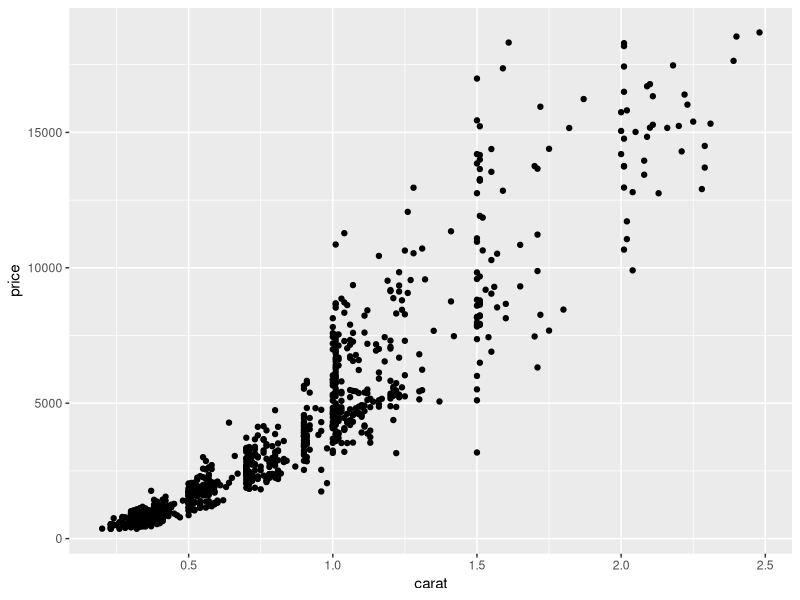
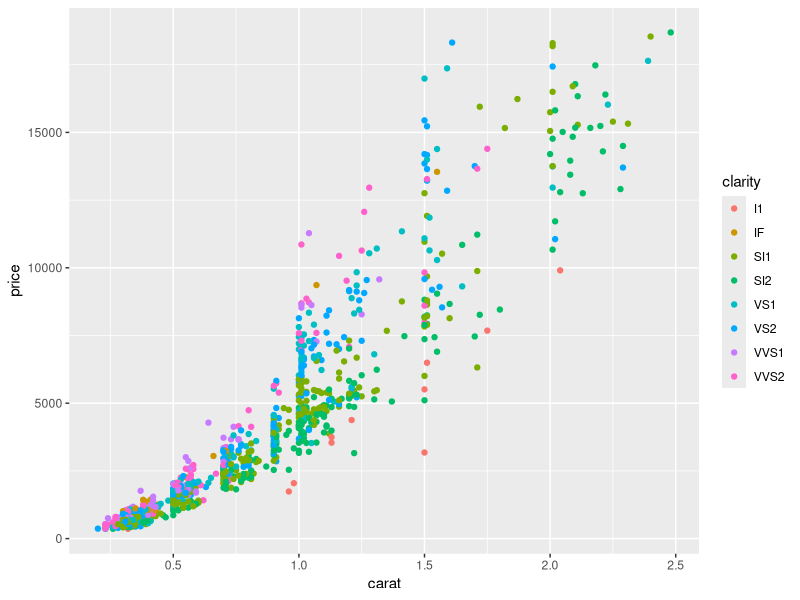
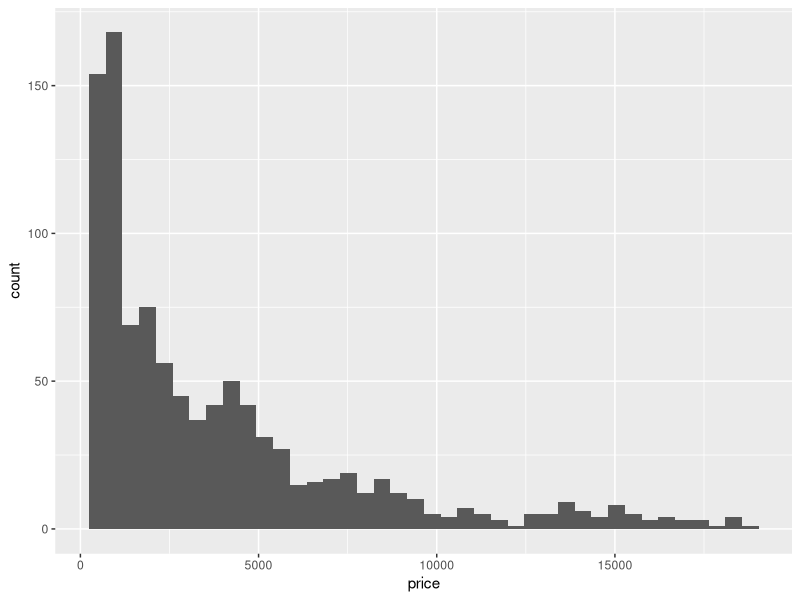
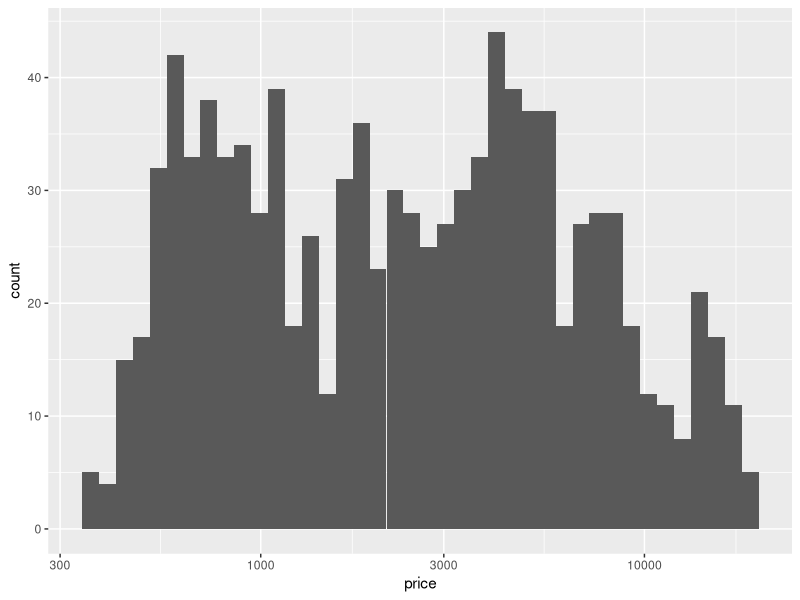
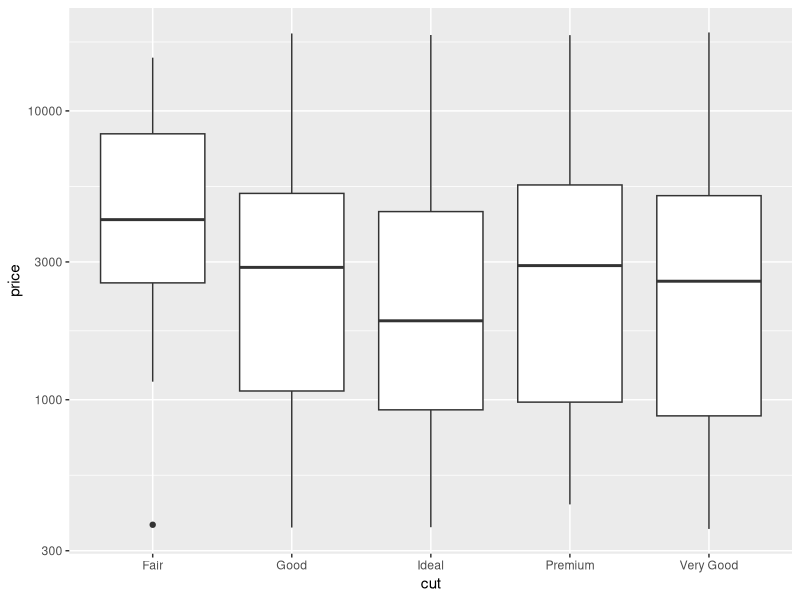
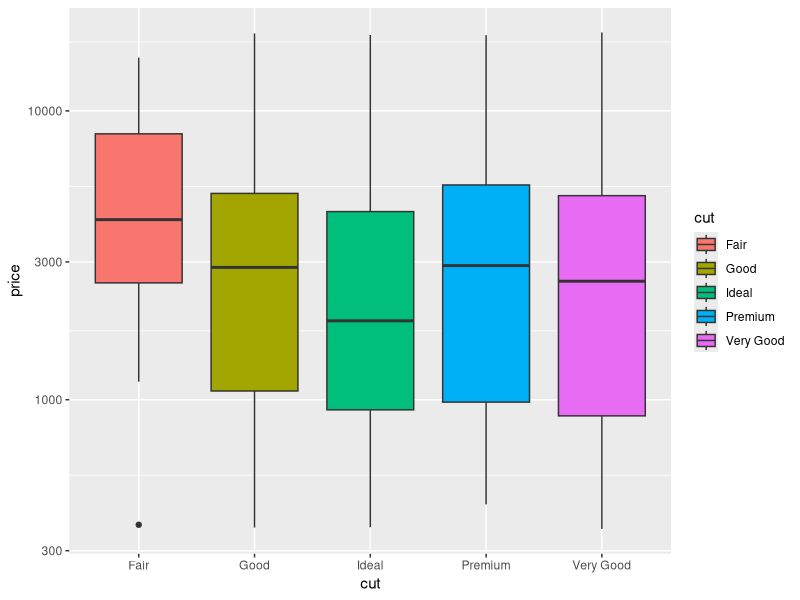
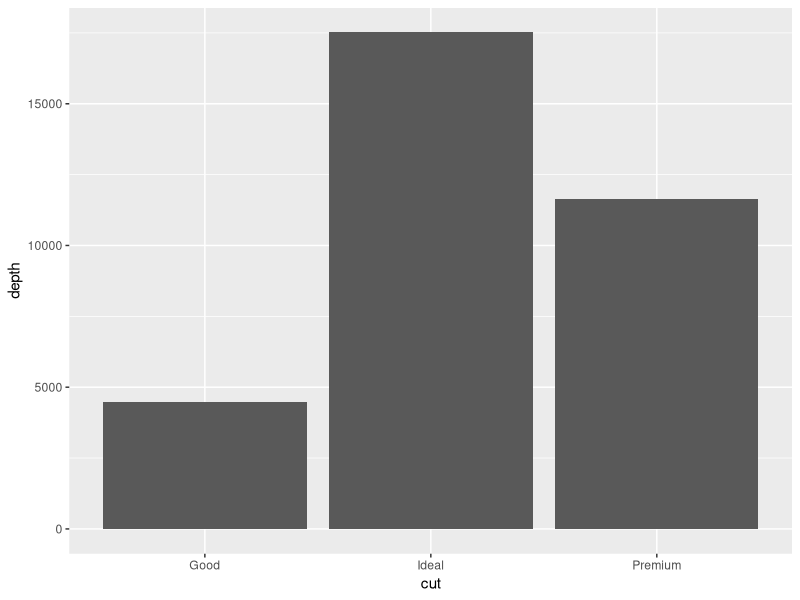
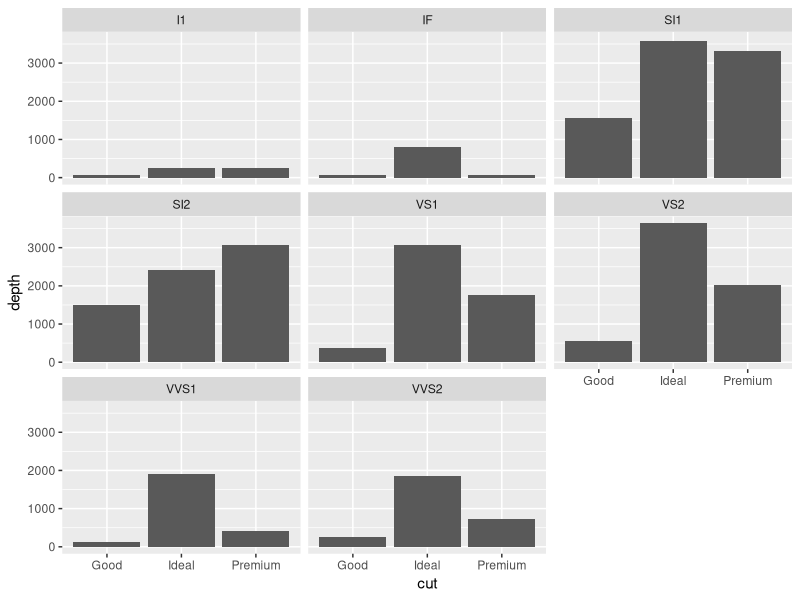

Here is the R script that generated these plots, in order:
## ---- chunk 1
library(dplyr)
diamonds <- read.csv("diamonds.csv")
diamonds
## ---- chunk 2
str(diamonds)
## ---- chunk 3
library(ggplot2)
ggplot(diamonds, aes(x = carat, y = price)) + 
  geom_point()
## ---- chunk 4
ggplot(diamonds, aes(x = carat, y = price, color = clarity)) + 
  geom_point()
## ---- chunk 5
ggplot(diamonds, aes(x = price)) +
  geom_histogram(bins = 40) 
## ---- chunk 6
ggplot(diamonds, aes(x = price)) +
  geom_histogram(bins = 40) +
  scale_x_log10()
## ---- chunk 7
ggplot(diamonds, aes(x = cut, y = price)) +
  geom_boxplot() +
  scale_y_log10()
## ---- chunk 8
ggplot(diamonds, aes(x = cut, y = price, fill = cut)) +
  geom_boxplot() +
  scale_y_log10()
## ---- chunk 9
filtered_price <- diamonds %>%
  filter (price > 1000) %>%
  filter (cut %in% c ("Good", "Ideal", "Premium"))

filtered_price
## ---- chunk 10
ggplot(filtered_price, aes(x = cut, y = depth)) + 
  geom_col()
## ---- chunk 11
ggplot(filtered_price, aes(x = cut, y = depth)) + 
  geom_col() +
  facet_wrap(~ clarity)
## ---- chunk 12
ggplot(filtered_price, aes(x = cut, y = depth, fill = clarity)) + 
  geom_col() +
  facet_wrap(~ clarity)
## ---- chunk 13
median_dimension_diamond <- diamonds %>%
  group_by(cut) %>%
  summarize(mediaX = mean(x), mediaY = mean(y), mediaZ = mean(z))

median_dimension_diamond
## ---- chunk 14
cut_premium <- diamonds %>%
  filter (cut == "Premium") %>%
  group_by(clarity) %>%
  summarize(minPrice = min(price), maxPrice = max(price))

cut_premium
## ---- chunk 15
ggplot(cut_premium, aes(x = clarity, y = maxPrice, fill = clarity)) + 
  geom_col()
